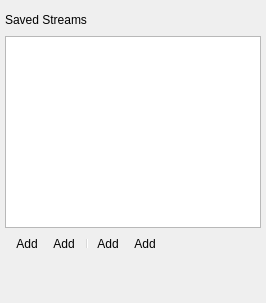
          <widget class="QWidget" name="widget_95" native="true">
           <property name="sizePolicy">
            <sizepolicy hsizetype="Maximum" vsizetype="Preferred">
             <horstretch>0</horstretch>
             <verstretch>0</verstretch>
            </sizepolicy>
           </property>
           <layout class="QVBoxLayout" name="verticalLayout_6">
            <property name="spacing">
             <number>1</number>
            </property>
            <property name="leftMargin">
             <number>5</number>
            </property>
            <property name="topMargin">
             <number>5</number>
            </property>
            <property name="rightMargin">
             <number>5</number>
            </property>
            <property name="bottomMargin">
             <number>5</number>
            </property>
            <item>
             <widget class="QLabel" name="servicesListLabel">
              <property name="minimumSize">
               <size>
                <width>0</width>
                <height>30</height>
               </size>
              </property>
              <property name="text">
               <string>Saved Streams</string>
              </property>
             </widget>
            </item>
            <item>
             <widget class="KeyedListWidget" name="servicesList">
              <property name="dragDropMode">
               <enum>QAbstractItemView::InternalMove</enum>
              </property>
             </widget>
            </item>
            <item>
             <widget class="QToolBar" name="servicesToolbar">
              <property name="movable">
               <bool>false</bool>
              </property>
              <property name="iconSize">
               <size>
                <width>16</width>
                <height>16</height>
               </size>
              </property>
              <property name="floatable">
               <bool>false</bool>
              </property>
              <addaction name="actionAddService"/>
              <addaction name="actionRemoveService"/>
              <addaction name="separator"/>
              <addaction name="actionScrollUp"/>
              <addaction name="actionScrollDown"/>
             </widget>
            </item>
            <item>
             <spacer name="verticalSpacer_3">
              <property name="orientation">
               <enum>Qt::Vertical</enum>
              </property>
              <property name="sizeHint" stdset="0">
               <size>
                <width>20</width>
                <height>40</height>
               </size>
              </property>
             </spacer>
            </item>
           </layout>
           <action name="actionAddService">
            <property name="icon">
             <iconset resource="obs.qrc">
              <normaloff>:/res/images/plus.svg</normaloff>:/res/images/plus.svg</iconset>
            </property>
            <property name="text">
             <string>Add</string>
            </property>
            <property name="themeID" stdset="0">
             <string notr="true">addIconSmall</string>
            </property>
           </action>
           <action name="actionRemoveService">
            <property name="icon">
             <iconset resource="obs.qrc">
              <normaloff>:/res/images/minus.svg</normaloff>:/res/images/minus.svg</iconset>
            </property>
            <property name="text">
             <string>Add</string>
            </property>
            <property name="themeID" stdset="0">
             <string notr="true">removeIconSmall</string>
            </property>
           </action>
           <action name="actionScrollUp">
            <property name="icon">
             <iconset resource="obs.qrc">
              <normaloff>:/res/images/up.svg</normaloff>:/res/images/up.svg</iconset>
            </property>
            <property name="text">
             <string>Add</string>
            </property>
            <property name="themeID" stdset="0">
             <string notr="true">upArrowIconSmall</string>
            </property>
           </action>
           <action name="actionScrollDown">
            <property name="icon">
             <iconset resource="obs.qrc">
              <normaloff>:/res/images/down.svg</normaloff>:/res/images/down.svg</iconset>
            </property>
            <property name="text">
             <string>Add</string>
            </property>
            <property name="themeID" stdset="0">
             <string notr="true">downArrowIconSmall</string>
            </property>
           </action>
          </widget>
